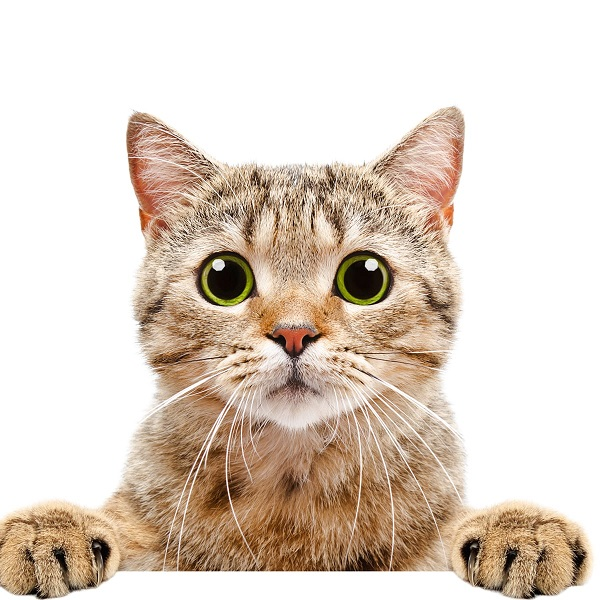
#> input picture OpenCV 2일차/실습/img/image.jpg, 600 x 600 px, given in place of the camera
$ python opencv_27.py
#> lines starting #> are read from the running program, lines starting #| are printed output that depends on the picture; after the words box and inside, x2 and y2 are one past the last pixel; in counts of white or black regions, pixels touching at a corner belong together
# OpenCV 웹캠으로 파란색 추출
import cv2

cap = cv2.VideoCapture(0)

while (1):

    _, frame = cap.read()
#> frame is the input picture: shape (600, 600, 3); mean B, G, R 196.6, 208.9, 222.5
    hsv = cv2.cvtColor(frame, cv2.COLOR_BGR2HSV)
#> hsv: shape (600, 600, 3); mean H, S, V 8.3, 41.5, 222.5
    # 앞서 설명한 파랑색 계열의 범위
    lower_blue = (110, 100, 50)  # 자료형은 튜플형태로(H, S, V)
    upper_blue = (130, 255, 255)
    mask = cv2.inRange(hsv, lower_blue, upper_blue)
#> mask: shape (600, 600); every value is 0
    res = cv2.bitwise_and(frame, frame, mask=mask)
#> res: shape (600, 600, 3); every value is 0

    maks = cv2.merge((mask, mask, mask))

    cont = cv2.hconcat([frame, maks])
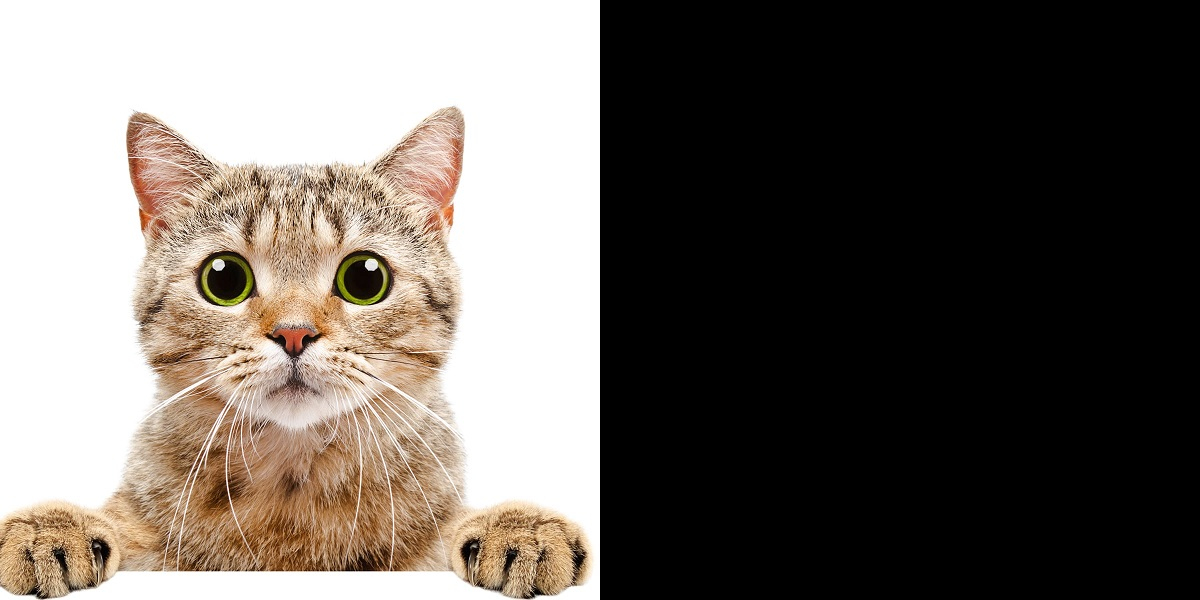
#> cont: shape (600, 1200, 3); mean B, G, R 98.3, 104.5, 111.2
    cont1 = cv2.hconcat([cont, res])
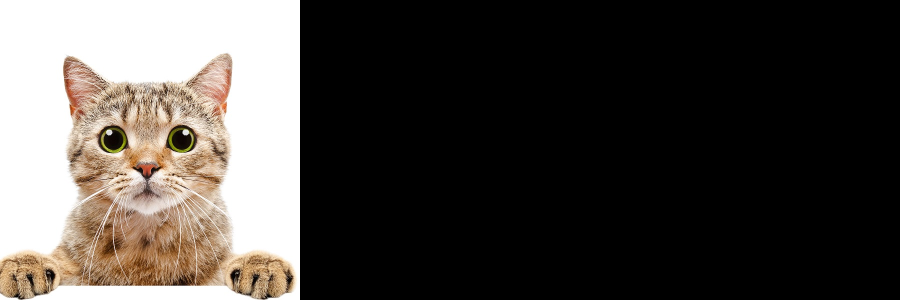
#> cont1: shape (600, 1800, 3) (shown at 1/2 size); mean B, G, R 65.5, 69.6, 74.2

    cv2.imshow('frame', cont1)

    k = cv2.waitKey(5) & 0xFF
#> (key Esc is pressed here)
    if k == 27:
        break

cv2.destroyAllWindows()

$ run again, on OpenCV 2일차/실습/img/img11.jpg
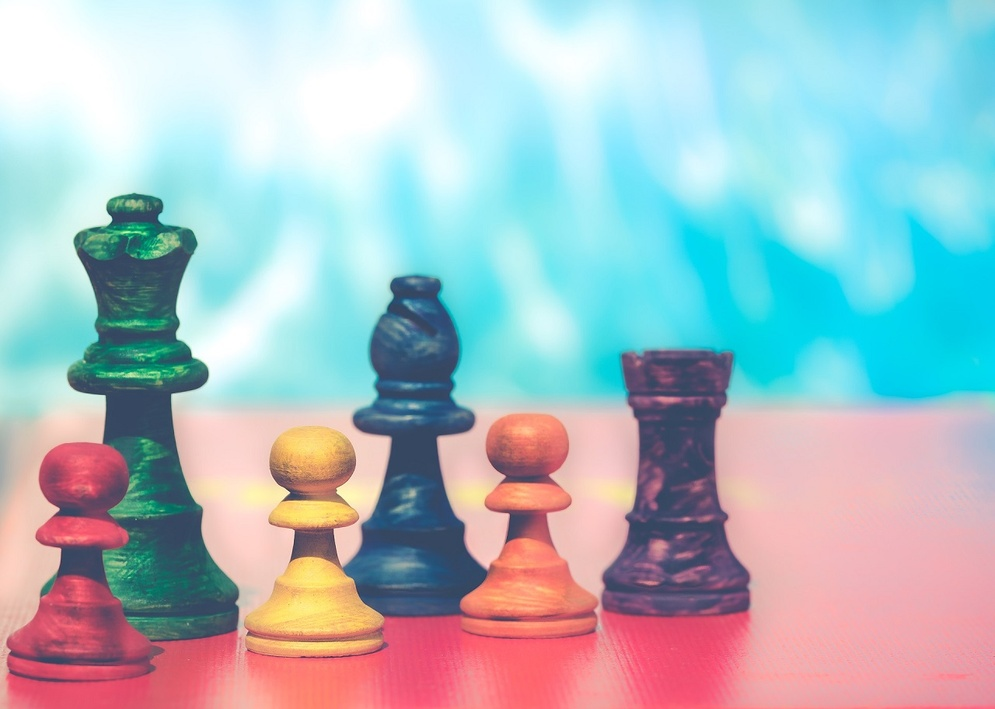
#> input picture OpenCV 2일차/실습/img/img11.jpg, 995 x 709 px, shrunk from 1280 x 912 before the run, given in place of the camera
#> frame is the input picture: shape (709, 995, 3); mean B, G, R 194.7, 188, 168.8
#> hsv: shape (709, 995, 3); mean H, S, V 95.1, 96.3, 221.2
#> `mask = cv2.inRange(hsv, lower_blue, upper_blue)`:
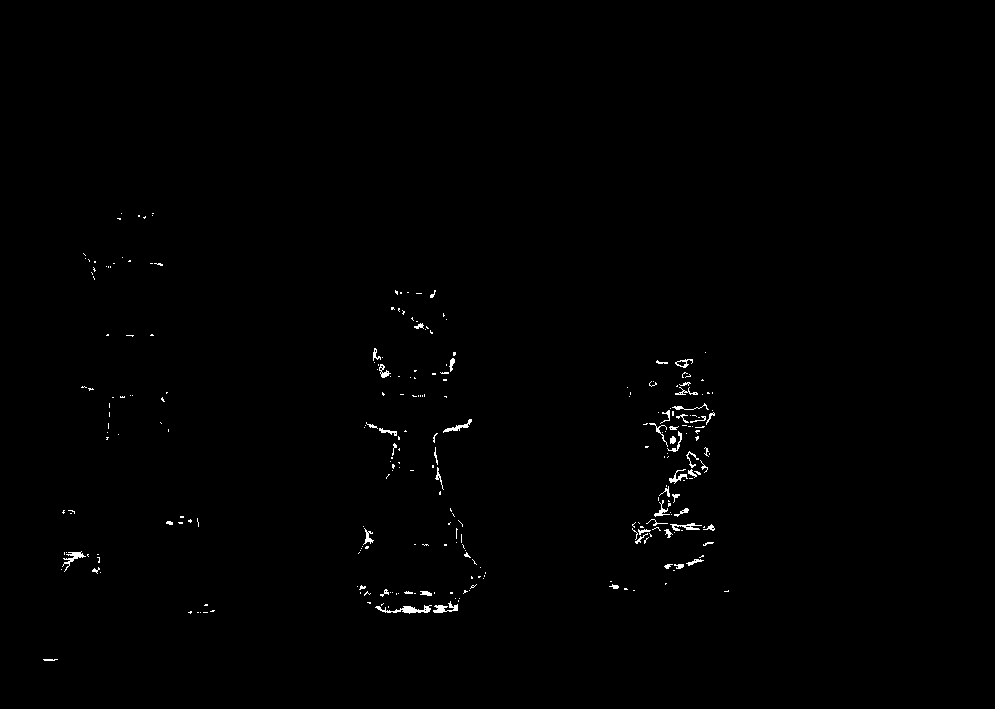
#> mask: shape (709, 995); 0.52% white in thin lines or dots, all inside (x1, y1, x2, y2) = (43, 213, 729, 661)
#> `cont1 = cv2.hconcat([cont, res])`:
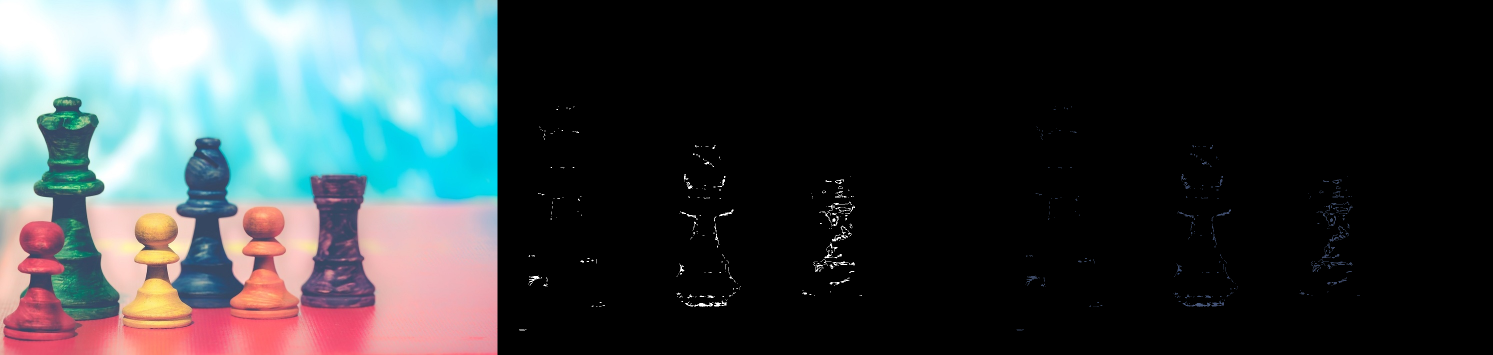
#> cont1: shape (709, 2985, 3) (shown at 1/2 size); mean B, G, R 65.5, 63.2, 56.8
